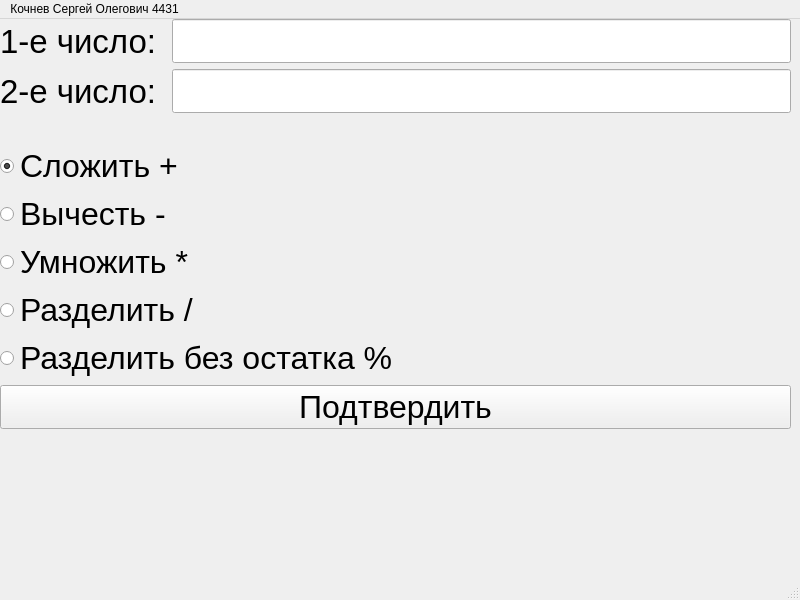
<?xml version="1.0" encoding="UTF-8"?>
<ui version="4.0">
 <class>MainWindow</class>
 <widget class="QMainWindow" name="MainWindow">
  <property name="geometry">
   <rect>
    <x>0</x>
    <y>0</y>
    <width>800</width>
    <height>600</height>
   </rect>
  </property>
  <property name="windowTitle">
   <string>MainWindow</string>
  </property>
  <widget class="QWidget" name="centralwidget">
   <widget class="QWidget" name="layoutWidget">
    <property name="geometry">
     <rect>
      <x>0</x>
      <y>0</y>
      <width>791</width>
      <height>551</height>
     </rect>
    </property>
    <layout class="QVBoxLayout" name="verticalLayout_2">
     <item>
      <layout class="QFormLayout" name="formLayout">
       <item row="0" column="0">
        <widget class="QLabel" name="label_1">
         <property name="font">
          <font>
           <pointsize>25</pointsize>
          </font>
         </property>
         <property name="text">
          <string>1-е число: </string>
         </property>
        </widget>
       </item>
       <item row="1" column="0">
        <widget class="QLabel" name="label_2">
         <property name="font">
          <font>
           <pointsize>25</pointsize>
          </font>
         </property>
         <property name="text">
          <string>2-е число: </string>
         </property>
        </widget>
       </item>
       <item row="2" column="0">
        <layout class="QVBoxLayout" name="verticalLayout"/>
       </item>
       <item row="2" column="1">
        <spacer name="horizontalSpacer">
         <property name="orientation">
          <enum>Qt::Orientation::Horizontal</enum>
         </property>
         <property name="sizeHint" stdset="0">
          <size>
           <width>308</width>
           <height>20</height>
          </size>
         </property>
        </spacer>
       </item>
       <item row="1" column="1">
        <widget class="QLineEdit" name="line_2">
         <property name="font">
          <font>
           <pointsize>24</pointsize>
          </font>
         </property>
        </widget>
       </item>
       <item row="0" column="1">
        <widget class="QLineEdit" name="line_1">
         <property name="font">
          <font>
           <pointsize>24</pointsize>
          </font>
         </property>
        </widget>
       </item>
      </layout>
     </item>
     <item>
      <widget class="QRadioButton" name="add">
       <property name="font">
        <font>
         <pointsize>24</pointsize>
        </font>
       </property>
       <property name="cursor">
        <cursorShape>PointingHandCursor</cursorShape>
       </property>
       <property name="text">
        <string>Сложить +</string>
       </property>
       <property name="checked">
        <bool>true</bool>
       </property>
      </widget>
     </item>
     <item>
      <widget class="QRadioButton" name="minus">
       <property name="font">
        <font>
         <pointsize>24</pointsize>
        </font>
       </property>
       <property name="cursor">
        <cursorShape>PointingHandCursor</cursorShape>
       </property>
       <property name="text">
        <string>Вычесть -</string>
       </property>
      </widget>
     </item>
     <item>
      <widget class="QRadioButton" name="multiply">
       <property name="font">
        <font>
         <pointsize>24</pointsize>
        </font>
       </property>
       <property name="cursor">
        <cursorShape>PointingHandCursor</cursorShape>
       </property>
       <property name="text">
        <string>Умножить *</string>
       </property>
      </widget>
     </item>
     <item>
      <widget class="QRadioButton" name="divine">
       <property name="font">
        <font>
         <pointsize>24</pointsize>
        </font>
       </property>
       <property name="cursor">
        <cursorShape>PointingHandCursor</cursorShape>
       </property>
       <property name="text">
        <string>Разделить /</string>
       </property>
      </widget>
     </item>
     <item>
      <widget class="QRadioButton" name="dvr">
       <property name="font">
        <font>
         <pointsize>24</pointsize>
        </font>
       </property>
       <property name="cursor">
        <cursorShape>PointingHandCursor</cursorShape>
       </property>
       <property name="text">
        <string>Разделить без остатка %</string>
       </property>
      </widget>
     </item>
     <item>
      <widget class="QPushButton" name="allow">
       <property name="font">
        <font>
         <pointsize>24</pointsize>
        </font>
       </property>
       <property name="text">
        <string>Подтвердить</string>
       </property>
      </widget>
     </item>
     <item>
      <spacer name="horizontalSpacer_2">
       <property name="orientation">
        <enum>Qt::Orientation::Horizontal</enum>
       </property>
       <property name="sizeHint" stdset="0">
        <size>
         <width>40</width>
         <height>20</height>
        </size>
       </property>
      </spacer>
     </item>
     <item>
      <widget class="QLabel" name="otv">
       <property name="font">
        <font>
         <pointsize>24</pointsize>
        </font>
       </property>
       <property name="text">
        <string/>
       </property>
      </widget>
     </item>
    </layout>
   </widget>
  </widget>
  <widget class="QMenuBar" name="menubar">
   <property name="geometry">
    <rect>
     <x>0</x>
     <y>0</y>
     <width>800</width>
     <height>23</height>
    </rect>
   </property>
   <widget class="QMenu" name="menu_4431">
    <property name="title">
     <string>Кочнев Сергей Олегович 4431</string>
    </property>
   </widget>
   <addaction name="menu_4431"/>
  </widget>
  <widget class="QStatusBar" name="statusbar"/>
 </widget>
 <resources/>
 <connections/>
</ui>
